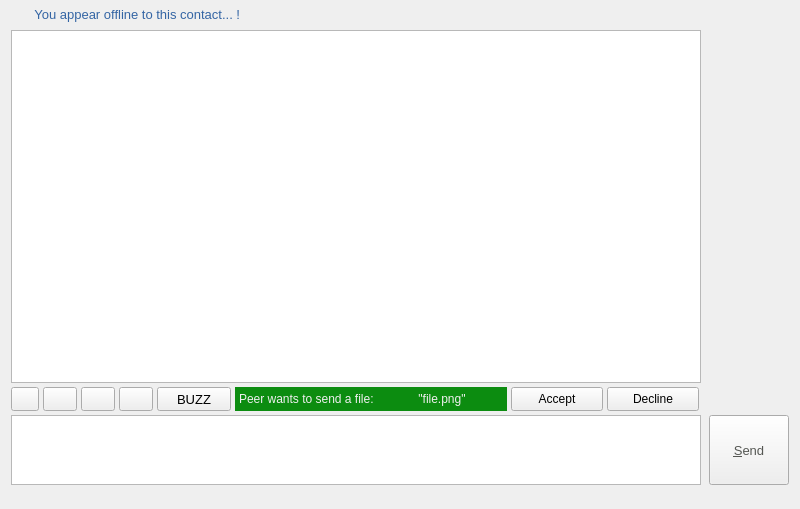
<?xml version="1.0" encoding="UTF-8"?>
<ui version="4.0">
 <class>IM_WindowObject</class>
 <widget class="QWidget" name="IM_WindowObject">
  <property name="geometry">
   <rect>
    <x>0</x>
    <y>0</y>
    <width>800</width>
    <height>509</height>
   </rect>
  </property>
  <property name="minimumSize">
   <size>
    <width>769</width>
    <height>0</height>
   </size>
  </property>
  <property name="windowTitle">
   <string>im window</string>
  </property>
  <layout class="QVBoxLayout" name="verticalLayout_3">
   <property name="spacing">
    <number>0</number>
   </property>
   <property name="topMargin">
    <number>2</number>
   </property>
   <property name="bottomMargin">
    <number>4</number>
   </property>
   <item>
    <layout class="QVBoxLayout" name="verticalLayout">
     <property name="spacing">
      <number>4</number>
     </property>
     <property name="bottomMargin">
      <number>0</number>
     </property>
     <item>
      <layout class="QHBoxLayout" name="notificationLayout">
       <property name="spacing">
        <number>0</number>
       </property>
       <property name="topMargin">
        <number>0</number>
       </property>
       <item>
        <spacer name="notificationSpacer">
         <property name="orientation">
          <enum>Qt::Horizontal</enum>
         </property>
         <property name="sizeType">
          <enum>QSizePolicy::Fixed</enum>
         </property>
         <property name="sizeHint" stdset="0">
          <size>
           <width>4</width>
           <height>2</height>
          </size>
         </property>
        </spacer>
       </item>
       <item>
        <widget class="QLabel" name="offlineIcon">
         <property name="sizePolicy">
          <sizepolicy hsizetype="Fixed" vsizetype="Fixed">
           <horstretch>0</horstretch>
           <verstretch>0</verstretch>
          </sizepolicy>
         </property>
         <property name="minimumSize">
          <size>
           <width>16</width>
           <height>16</height>
          </size>
         </property>
         <property name="maximumSize">
          <size>
           <width>16</width>
           <height>16</height>
          </size>
         </property>
         <property name="text">
          <string/>
         </property>
         <property name="scaledContents">
          <bool>true</bool>
         </property>
        </widget>
       </item>
       <item>
        <widget class="QLabel" name="noticeLabel">
         <property name="minimumSize">
          <size>
           <width>0</width>
           <height>24</height>
          </size>
         </property>
         <property name="maximumSize">
          <size>
           <width>16777215</width>
           <height>24</height>
          </size>
         </property>
         <property name="font">
          <font>
           <pointsize>10</pointsize>
           <italic>false</italic>
          </font>
         </property>
         <property name="styleSheet">
          <string notr="true">color:rgb(52, 101, 164)</string>
         </property>
         <property name="text">
          <string> You appear offline to this contact... !</string>
         </property>
         <property name="scaledContents">
          <bool>true</bool>
         </property>
        </widget>
       </item>
      </layout>
     </item>
     <item>
      <layout class="QHBoxLayout" name="horizontalLayout">
       <property name="bottomMargin">
        <number>0</number>
       </property>
       <item>
        <widget class="QTextEdit" name="conversationTextBox">
         <property name="enabled">
          <bool>true</bool>
         </property>
         <property name="sizePolicy">
          <sizepolicy hsizetype="Expanding" vsizetype="Expanding">
           <horstretch>0</horstretch>
           <verstretch>0</verstretch>
          </sizepolicy>
         </property>
         <property name="minimumSize">
          <size>
           <width>0</width>
           <height>24</height>
          </size>
         </property>
         <property name="maximumSize">
          <size>
           <width>16777215</width>
           <height>16777215</height>
          </size>
         </property>
         <property name="font">
          <font>
           <pointsize>10</pointsize>
          </font>
         </property>
         <property name="styleSheet">
          <string notr="true"/>
         </property>
         <property name="html">
          <string>&lt;!DOCTYPE HTML PUBLIC &quot;-//W3C//DTD HTML 4.0//EN&quot; &quot;http://www.w3.org/TR/REC-html40/strict.dtd&quot;&gt;
&lt;html&gt;&lt;head&gt;&lt;meta name=&quot;qrichtext&quot; content=&quot;1&quot; /&gt;&lt;style type=&quot;text/css&quot;&gt;
p, li { white-space: pre-wrap; }
&lt;/style&gt;&lt;/head&gt;&lt;body style=&quot; font-family:'DejaVu Sans'; font-size:10pt; font-weight:400; font-style:normal;&quot;&gt;
&lt;p style=&quot;-qt-paragraph-type:empty; margin-top:0px; margin-bottom:0px; margin-left:0px; margin-right:0px; -qt-block-indent:0; text-indent:0px; font-family:'Ubuntu'; font-size:x-large; font-weight:600;&quot;&gt;&lt;br /&gt;&lt;/p&gt;&lt;/body&gt;&lt;/html&gt;</string>
         </property>
         <property name="overwriteMode">
          <bool>false</bool>
         </property>
         <property name="textInteractionFlags">
          <set>Qt::LinksAccessibleByMouse|Qt::TextSelectableByMouse</set>
         </property>
        </widget>
       </item>
       <item>
        <spacer name="horizontalSpacer_4">
         <property name="orientation">
          <enum>Qt::Horizontal</enum>
         </property>
         <property name="sizeType">
          <enum>QSizePolicy::Fixed</enum>
         </property>
         <property name="sizeHint" stdset="0">
          <size>
           <width>4</width>
           <height>20</height>
          </size>
         </property>
        </spacer>
       </item>
       <item>
        <layout class="QVBoxLayout" name="verticalLayout_2">
         <property name="leftMargin">
          <number>0</number>
         </property>
         <property name="bottomMargin">
          <number>0</number>
         </property>
         <item>
          <widget class="QLabel" name="peerAvatar">
           <property name="sizePolicy">
            <sizepolicy hsizetype="Fixed" vsizetype="Fixed">
             <horstretch>0</horstretch>
             <verstretch>0</verstretch>
            </sizepolicy>
           </property>
           <property name="minimumSize">
            <size>
             <width>80</width>
             <height>80</height>
            </size>
           </property>
           <property name="maximumSize">
            <size>
             <width>80</width>
             <height>80</height>
            </size>
           </property>
           <property name="font">
            <font>
             <pointsize>19</pointsize>
            </font>
           </property>
           <property name="text">
            <string/>
           </property>
           <property name="pixmap">
            <pixmap>:/icons/icons/avatar.png</pixmap>
           </property>
           <property name="scaledContents">
            <bool>true</bool>
           </property>
          </widget>
         </item>
         <item>
          <spacer name="verticalSpacer">
           <property name="orientation">
            <enum>Qt::Vertical</enum>
           </property>
           <property name="sizeHint" stdset="0">
            <size>
             <width>20</width>
             <height>40</height>
            </size>
           </property>
          </spacer>
         </item>
         <item>
          <widget class="QLabel" name="myAvatar">
           <property name="sizePolicy">
            <sizepolicy hsizetype="Fixed" vsizetype="Fixed">
             <horstretch>0</horstretch>
             <verstretch>0</verstretch>
            </sizepolicy>
           </property>
           <property name="minimumSize">
            <size>
             <width>80</width>
             <height>80</height>
            </size>
           </property>
           <property name="maximumSize">
            <size>
             <width>80</width>
             <height>80</height>
            </size>
           </property>
           <property name="text">
            <string/>
           </property>
           <property name="pixmap">
            <pixmap>:/icons/icons/avatar.png</pixmap>
           </property>
           <property name="scaledContents">
            <bool>true</bool>
           </property>
          </widget>
         </item>
        </layout>
       </item>
      </layout>
     </item>
     <item>
      <layout class="QHBoxLayout" name="horizontalLayout_4">
       <property name="bottomMargin">
        <number>0</number>
       </property>
       <item>
        <widget class="QPushButton" name="smileysButton">
         <property name="minimumSize">
          <size>
           <width>0</width>
           <height>24</height>
          </size>
         </property>
         <property name="maximumSize">
          <size>
           <width>28</width>
           <height>24</height>
          </size>
         </property>
         <property name="font">
          <font>
           <pointsize>10</pointsize>
          </font>
         </property>
         <property name="toolTip">
          <string>smileys</string>
         </property>
         <property name="text">
          <string/>
         </property>
         <property name="icon">
          <iconset>
           <normalon>../../../../Resources/icons/smiley.png</normalon>
          </iconset>
         </property>
         <property name="iconSize">
          <size>
           <width>15</width>
           <height>15</height>
          </size>
         </property>
        </widget>
       </item>
       <item>
        <widget class="QPushButton" name="imagesButton">
         <property name="sizePolicy">
          <sizepolicy hsizetype="Fixed" vsizetype="Fixed">
           <horstretch>0</horstretch>
           <verstretch>0</verstretch>
          </sizepolicy>
         </property>
         <property name="minimumSize">
          <size>
           <width>34</width>
           <height>24</height>
          </size>
         </property>
         <property name="maximumSize">
          <size>
           <width>34</width>
           <height>24</height>
          </size>
         </property>
         <property name="font">
          <font>
           <pointsize>10</pointsize>
          </font>
         </property>
         <property name="toolTip">
          <string>send image</string>
         </property>
         <property name="text">
          <string/>
         </property>
         <property name="iconSize">
          <size>
           <width>17</width>
           <height>17</height>
          </size>
         </property>
        </widget>
       </item>
       <item>
        <widget class="QPushButton" name="sendFileButton">
         <property name="sizePolicy">
          <sizepolicy hsizetype="Fixed" vsizetype="Fixed">
           <horstretch>0</horstretch>
           <verstretch>0</verstretch>
          </sizepolicy>
         </property>
         <property name="minimumSize">
          <size>
           <width>34</width>
           <height>24</height>
          </size>
         </property>
         <property name="maximumSize">
          <size>
           <width>34</width>
           <height>24</height>
          </size>
         </property>
         <property name="font">
          <font>
           <pointsize>10</pointsize>
          </font>
         </property>
         <property name="toolTip">
          <string>send file</string>
         </property>
         <property name="text">
          <string/>
         </property>
         <property name="icon">
          <iconset>
           <normalon>../../../../Resources/icons/paperclip.png</normalon>
          </iconset>
         </property>
         <property name="iconSize">
          <size>
           <width>14</width>
           <height>14</height>
          </size>
         </property>
        </widget>
       </item>
       <item>
        <widget class="QPushButton" name="webcamButton">
         <property name="minimumSize">
          <size>
           <width>34</width>
           <height>24</height>
          </size>
         </property>
         <property name="maximumSize">
          <size>
           <width>34</width>
           <height>24</height>
          </size>
         </property>
         <property name="font">
          <font>
           <pointsize>10</pointsize>
          </font>
         </property>
         <property name="toolTip">
          <string>webcam</string>
         </property>
         <property name="text">
          <string/>
         </property>
         <property name="iconSize">
          <size>
           <width>15</width>
           <height>15</height>
          </size>
         </property>
        </widget>
       </item>
       <item>
        <widget class="QPushButton" name="buzzButton">
         <property name="minimumSize">
          <size>
           <width>74</width>
           <height>24</height>
          </size>
         </property>
         <property name="maximumSize">
          <size>
           <width>74</width>
           <height>24</height>
          </size>
         </property>
         <property name="font">
          <font>
           <pointsize>10</pointsize>
          </font>
         </property>
         <property name="toolTip">
          <string/>
         </property>
         <property name="text">
          <string>BUZZ</string>
         </property>
         <property name="icon">
          <iconset>
           <normalon>../../../../Resources/icons/buzz.png</normalon>
          </iconset>
         </property>
         <property name="iconSize">
          <size>
           <width>16</width>
           <height>16</height>
          </size>
         </property>
        </widget>
       </item>
       <item>
        <widget class="QWidget" name="receiveFileWidget" native="true">
         <property name="sizePolicy">
          <sizepolicy hsizetype="Expanding" vsizetype="Fixed">
           <horstretch>0</horstretch>
           <verstretch>0</verstretch>
          </sizepolicy>
         </property>
         <property name="minimumSize">
          <size>
           <width>120</width>
           <height>24</height>
          </size>
         </property>
         <property name="maximumSize">
          <size>
           <width>16777215</width>
           <height>24</height>
          </size>
         </property>
         <property name="styleSheet">
          <string notr="true">background-color: rgb(12, 140, 16);
</string>
         </property>
         <layout class="QHBoxLayout" name="horizontalLayout_3">
          <property name="spacing">
           <number>2</number>
          </property>
          <property name="leftMargin">
           <number>4</number>
          </property>
          <property name="topMargin">
           <number>0</number>
          </property>
          <property name="rightMargin">
           <number>2</number>
          </property>
          <property name="bottomMargin">
           <number>0</number>
          </property>
          <item>
           <widget class="QLabel" name="sendFileLabel">
            <property name="minimumSize">
             <size>
              <width>0</width>
              <height>24</height>
             </size>
            </property>
            <property name="maximumSize">
             <size>
              <width>16777215</width>
              <height>24</height>
             </size>
            </property>
            <property name="font">
             <font>
              <pointsize>9</pointsize>
             </font>
            </property>
            <property name="styleSheet">
             <string notr="true">color: rgb(240, 240, 240);</string>
            </property>
            <property name="text">
             <string>Peer wants to send a file: </string>
            </property>
           </widget>
          </item>
          <item>
           <widget class="QLabel" name="fileNameLabel">
            <property name="sizePolicy">
             <sizepolicy hsizetype="Expanding" vsizetype="Preferred">
              <horstretch>0</horstretch>
              <verstretch>0</verstretch>
             </sizepolicy>
            </property>
            <property name="minimumSize">
             <size>
              <width>0</width>
              <height>24</height>
             </size>
            </property>
            <property name="maximumSize">
             <size>
              <width>16777215</width>
              <height>24</height>
             </size>
            </property>
            <property name="font">
             <font>
              <pointsize>9</pointsize>
             </font>
            </property>
            <property name="styleSheet">
             <string notr="true">color: rgb(240, 240, 240);</string>
            </property>
            <property name="text">
             <string>&quot;file.png&quot;</string>
            </property>
            <property name="alignment">
             <set>Qt::AlignCenter</set>
            </property>
           </widget>
          </item>
         </layout>
        </widget>
       </item>
       <item>
        <widget class="QPushButton" name="acceptButton">
         <property name="sizePolicy">
          <sizepolicy hsizetype="Fixed" vsizetype="Fixed">
           <horstretch>0</horstretch>
           <verstretch>0</verstretch>
          </sizepolicy>
         </property>
         <property name="minimumSize">
          <size>
           <width>92</width>
           <height>24</height>
          </size>
         </property>
         <property name="maximumSize">
          <size>
           <width>92</width>
           <height>24</height>
          </size>
         </property>
         <property name="font">
          <font>
           <pointsize>9</pointsize>
          </font>
         </property>
         <property name="styleSheet">
          <string notr="true"/>
         </property>
         <property name="text">
          <string>Accept</string>
         </property>
        </widget>
       </item>
       <item>
        <widget class="QPushButton" name="declineButton">
         <property name="sizePolicy">
          <sizepolicy hsizetype="Fixed" vsizetype="Fixed">
           <horstretch>0</horstretch>
           <verstretch>0</verstretch>
          </sizepolicy>
         </property>
         <property name="minimumSize">
          <size>
           <width>92</width>
           <height>24</height>
          </size>
         </property>
         <property name="maximumSize">
          <size>
           <width>92</width>
           <height>24</height>
          </size>
         </property>
         <property name="font">
          <font>
           <pointsize>9</pointsize>
          </font>
         </property>
         <property name="styleSheet">
          <string notr="true"/>
         </property>
         <property name="text">
          <string>Decline</string>
         </property>
        </widget>
       </item>
       <item>
        <spacer name="horizontalSpacer_2">
         <property name="orientation">
          <enum>Qt::Horizontal</enum>
         </property>
         <property name="sizeType">
          <enum>QSizePolicy::Fixed</enum>
         </property>
         <property name="sizeHint" stdset="0">
          <size>
           <width>90</width>
           <height>20</height>
          </size>
         </property>
        </spacer>
       </item>
      </layout>
     </item>
     <item>
      <layout class="QHBoxLayout" name="horizontalLayout_2">
       <property name="bottomMargin">
        <number>0</number>
       </property>
       <item>
        <widget class="QTextEdit" name="sendMessageBox">
         <property name="maximumSize">
          <size>
           <width>1900</width>
           <height>70</height>
          </size>
         </property>
         <property name="font">
          <font>
           <pointsize>10</pointsize>
          </font>
         </property>
         <property name="html">
          <string>&lt;!DOCTYPE HTML PUBLIC &quot;-//W3C//DTD HTML 4.0//EN&quot; &quot;http://www.w3.org/TR/REC-html40/strict.dtd&quot;&gt;
&lt;html&gt;&lt;head&gt;&lt;meta name=&quot;qrichtext&quot; content=&quot;1&quot; /&gt;&lt;style type=&quot;text/css&quot;&gt;
p, li { white-space: pre-wrap; }
&lt;/style&gt;&lt;/head&gt;&lt;body style=&quot; font-family:'DejaVu Sans'; font-size:10pt; font-weight:400; font-style:normal;&quot;&gt;
&lt;p style=&quot;-qt-paragraph-type:empty; margin-top:12px; margin-bottom:12px; margin-left:0px; margin-right:0px; -qt-block-indent:0; text-indent:0px; font-family:'Ubuntu';&quot;&gt;&lt;br /&gt;&lt;/p&gt;&lt;/body&gt;&lt;/html&gt;</string>
         </property>
        </widget>
       </item>
       <item>
        <spacer name="horizontalSpacer_5">
         <property name="orientation">
          <enum>Qt::Horizontal</enum>
         </property>
         <property name="sizeType">
          <enum>QSizePolicy::Fixed</enum>
         </property>
         <property name="sizeHint" stdset="0">
          <size>
           <width>4</width>
           <height>20</height>
          </size>
         </property>
        </spacer>
       </item>
       <item>
        <widget class="QPushButton" name="sendMsgButton">
         <property name="maximumSize">
          <size>
           <width>80</width>
           <height>70</height>
          </size>
         </property>
         <property name="font">
          <font>
           <pointsize>10</pointsize>
          </font>
         </property>
         <property name="styleSheet">
          <string notr="true">color:rgb(85, 87, 83)</string>
         </property>
         <property name="text">
          <string>&amp;Send</string>
         </property>
        </widget>
       </item>
      </layout>
     </item>
    </layout>
   </item>
   <item>
    <widget class="QLabel" name="notification_label">
     <property name="minimumSize">
      <size>
       <width>0</width>
       <height>20</height>
      </size>
     </property>
     <property name="maximumSize">
      <size>
       <width>16777215</width>
       <height>20</height>
      </size>
     </property>
     <property name="font">
      <font>
       <pointsize>10</pointsize>
      </font>
     </property>
     <property name="styleSheet">
      <string notr="true">color:rgb(136, 138, 133)</string>
     </property>
     <property name="text">
      <string/>
     </property>
    </widget>
   </item>
  </layout>
  <action name="actionLoadPrevious">
   <property name="text">
    <string>Load Previous</string>
   </property>
  </action>
  <action name="actionClearArchive">
   <property name="text">
    <string>Clear Archive</string>
   </property>
  </action>
 </widget>
 <resources/>
 <connections/>
</ui>
